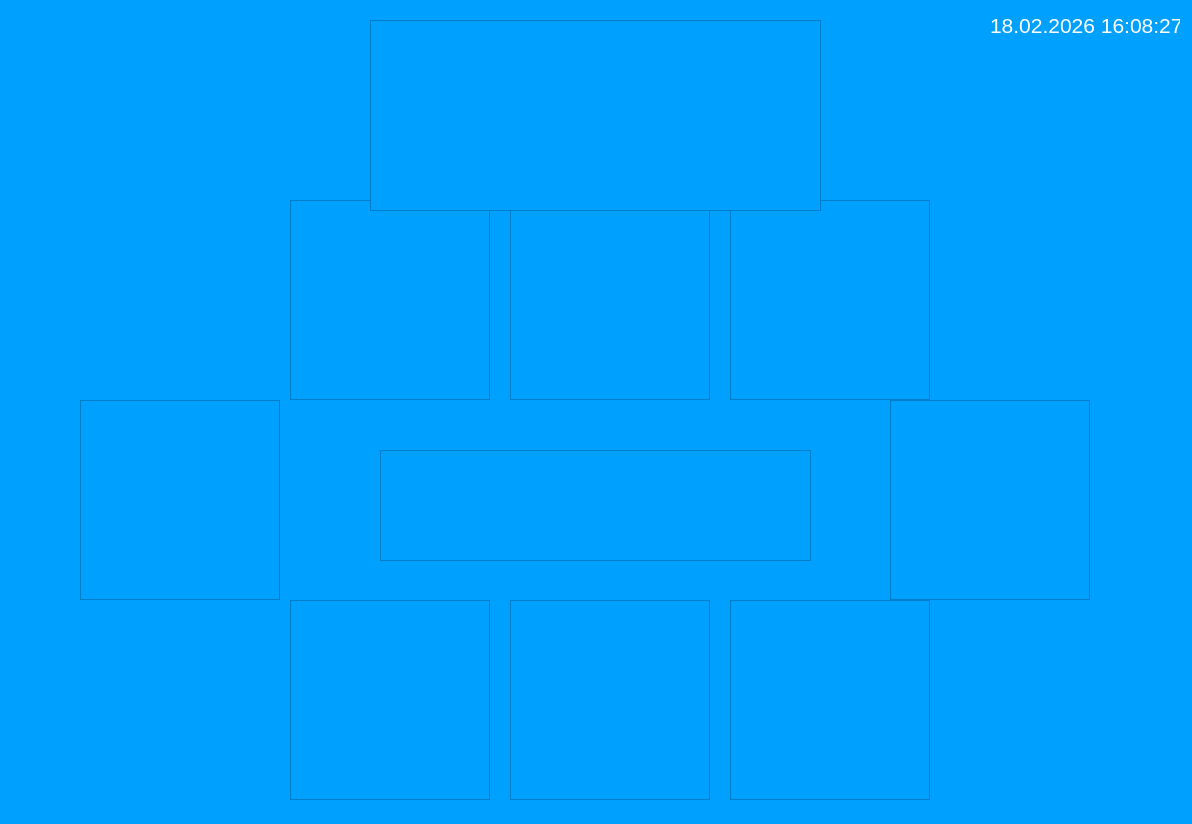
<?xml version="1.0" encoding="UTF-8"?>
<ui version="4.0">
 <class>frmMenu</class>
 <widget class="QWidget" name="frmMenu">
  <property name="geometry">
   <rect>
    <x>0</x>
    <y>0</y>
    <width>1192</width>
    <height>824</height>
   </rect>
  </property>
  <property name="windowTitle">
   <string>Form</string>
  </property>
  <property name="styleSheet">
   <string notr="true">background-color: rgb(0, 160, 255);</string>
  </property>
  <widget class="QGraphicsView" name="graphicsView">
   <property name="geometry">
    <rect>
     <x>380</x>
     <y>450</y>
     <width>431</width>
     <height>111</height>
    </rect>
   </property>
   <property name="styleSheet">
    <string notr="true">border-image: url(:/ArkaFon/resimler/logo-white.png);</string>
   </property>
  </widget>
  <widget class="QGraphicsView" name="graphicsView_2">
   <property name="geometry">
    <rect>
     <x>80</x>
     <y>400</y>
     <width>200</width>
     <height>200</height>
    </rect>
   </property>
   <property name="styleSheet">
    <string notr="true">border-image: url(:/ArkaFon/resimler/biyografi.png);</string>
   </property>
  </widget>
  <widget class="QGraphicsView" name="graphicsView_3">
   <property name="geometry">
    <rect>
     <x>290</x>
     <y>200</y>
     <width>200</width>
     <height>200</height>
    </rect>
   </property>
   <property name="styleSheet">
    <string notr="true">border-image: url(:/ArkaFon/resimler/dram.png);</string>
   </property>
  </widget>
  <widget class="QGraphicsView" name="graphicsView_4">
   <property name="geometry">
    <rect>
     <x>510</x>
     <y>200</y>
     <width>200</width>
     <height>200</height>
    </rect>
   </property>
   <property name="styleSheet">
    <string notr="true">border-image: url(:/ArkaFon/resimler/masal.png);</string>
   </property>
  </widget>
  <widget class="QGraphicsView" name="graphicsView_5">
   <property name="geometry">
    <rect>
     <x>730</x>
     <y>200</y>
     <width>200</width>
     <height>200</height>
    </rect>
   </property>
   <property name="styleSheet">
    <string notr="true">border-image: url(:/ArkaFon/resimler/siir.png);</string>
   </property>
  </widget>
  <widget class="QGraphicsView" name="graphicsView_6">
   <property name="geometry">
    <rect>
     <x>890</x>
     <y>400</y>
     <width>200</width>
     <height>200</height>
    </rect>
   </property>
   <property name="styleSheet">
    <string notr="true">border-image: url(:/ArkaFon/resimler/hikayeler.png);</string>
   </property>
  </widget>
  <widget class="QGraphicsView" name="graphicsView_7">
   <property name="geometry">
    <rect>
     <x>730</x>
     <y>600</y>
     <width>200</width>
     <height>200</height>
    </rect>
   </property>
   <property name="styleSheet">
    <string notr="true">border-image: url(:/ArkaFon/resimler/tarihi.png);</string>
   </property>
  </widget>
  <widget class="QGraphicsView" name="graphicsView_8">
   <property name="geometry">
    <rect>
     <x>510</x>
     <y>600</y>
     <width>200</width>
     <height>200</height>
    </rect>
   </property>
   <property name="styleSheet">
    <string notr="true">border-image: url(:/ArkaFon/resimler/sohbet.png);</string>
   </property>
  </widget>
  <widget class="QGraphicsView" name="graphicsView_9">
   <property name="geometry">
    <rect>
     <x>290</x>
     <y>600</y>
     <width>200</width>
     <height>200</height>
    </rect>
   </property>
   <property name="styleSheet">
    <string notr="true">border-image: url(:/ArkaFon/resimler/pratik.png);</string>
   </property>
  </widget>
  <widget class="QGraphicsView" name="graphicsView_10">
   <property name="geometry">
    <rect>
     <x>370</x>
     <y>20</y>
     <width>451</width>
     <height>191</height>
    </rect>
   </property>
   <property name="styleSheet">
    <string notr="true">border-image: url(:/ArkaFon/resimler/baslik.png);</string>
   </property>
  </widget>
  <widget class="QLabel" name="label">
   <property name="geometry">
    <rect>
     <x>990</x>
     <y>10</y>
     <width>190</width>
     <height>30</height>
    </rect>
   </property>
   <property name="font">
    <font>
     <pointsize>16</pointsize>
    </font>
   </property>
   <property name="styleSheet">
    <string notr="true">color: rgb(255, 255, 255);
background-color: rgba(255, 255, 255, 0);</string>
   </property>
   <property name="text">
    <string>18.02.2026 16:08:27</string>
   </property>
  </widget>
 </widget>
 <resources>
  <include location="../Resources.qrc"/>
 </resources>
 <connections/>
</ui>
